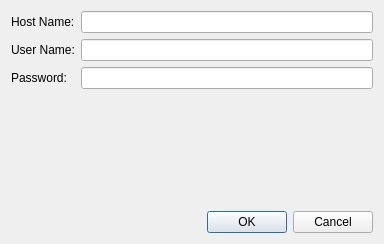
<?xml version="1.0" encoding="UTF-8"?>
<ui version="4.0">
 <class>PayrollDbSettingsDialog</class>
 <widget class="QDialog" name="PayrollDbSettingsDialog">
  <property name="geometry">
   <rect>
    <x>0</x>
    <y>0</y>
    <width>384</width>
    <height>244</height>
   </rect>
  </property>
  <property name="windowTitle">
   <string>Database Settings</string>
  </property>
  <layout class="QVBoxLayout" name="verticalLayout">
   <item>
    <layout class="QGridLayout" name="gridLayout">
     <item row="0" column="0">
      <widget class="QLabel" name="label">
       <property name="text">
        <string>Host Name:</string>
       </property>
      </widget>
     </item>
     <item row="0" column="1">
      <widget class="QLineEdit" name="txtHostName"/>
     </item>
     <item row="1" column="0">
      <widget class="QLabel" name="label_2">
       <property name="text">
        <string>User Name:</string>
       </property>
      </widget>
     </item>
     <item row="1" column="1">
      <widget class="QLineEdit" name="txtUserName"/>
     </item>
     <item row="2" column="0">
      <widget class="QLabel" name="label_3">
       <property name="text">
        <string>Password:</string>
       </property>
      </widget>
     </item>
     <item row="2" column="1">
      <widget class="QLineEdit" name="txtPassword">
       <property name="echoMode">
        <enum>QLineEdit::Password</enum>
       </property>
      </widget>
     </item>
    </layout>
   </item>
   <item>
    <spacer name="verticalSpacer">
     <property name="orientation">
      <enum>Qt::Vertical</enum>
     </property>
     <property name="sizeHint" stdset="0">
      <size>
       <width>20</width>
       <height>99</height>
      </size>
     </property>
    </spacer>
   </item>
   <item>
    <widget class="QDialogButtonBox" name="buttonBox">
     <property name="standardButtons">
      <set>QDialogButtonBox::Cancel|QDialogButtonBox::Ok</set>
     </property>
    </widget>
   </item>
  </layout>
 </widget>
 <resources/>
 <connections>
  <connection>
   <sender>buttonBox</sender>
   <signal>rejected()</signal>
   <receiver>PayrollDbSettingsDialog</receiver>
   <slot>reject()</slot>
   <hints>
    <hint type="sourcelabel">
     <x>319</x>
     <y>219</y>
    </hint>
    <hint type="destinationlabel">
     <x>318</x>
     <y>178</y>
    </hint>
   </hints>
  </connection>
 </connections>
</ui>
